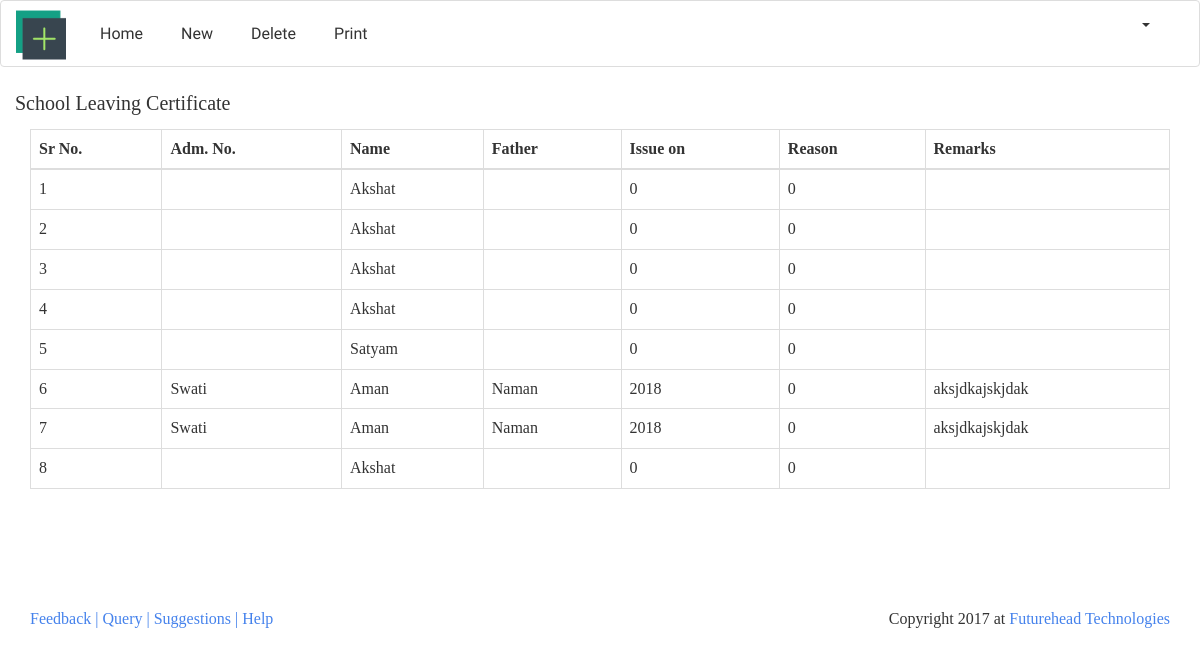
Page /index.php/certificates/dashboard on the committed database.
### tables this page shows
CREATE TABLE `student_leaving_certificate` (
  `slc_id` int(11) NOT NULL,
  `name` varchar(25) NOT NULL,
  `f_name` varchar(25) NOT NULL,
  `m_name` varchar(25) NOT NULL,
  `class` int(3) NOT NULL,
  `school_name` varchar(50) NOT NULL,
  `end_date` date NOT NULL,
  `start_date` date NOT NULL,
  `dob` date NOT NULL,
  `dob_words` text NOT NULL,
  `class_present` int(3) NOT NULL,
  `year` int(4) NOT NULL,
  `start_class` int(11) DEFAULT NULL,
  `caste_name` varchar(20) NOT NULL
);

### application/controllers/certificates.php (called while the page is built, shortened)
<?php
class Certificates extends MY_Controller
{
    public function dashboard()
    {
        $this->load->model('get_model','gm');
        $table = $this->gm->show_table('student_leaving_certificate');
        $this->load->view('private/certificates/school_leaving/slc_header', ['username' => $this->get_admin()]);
        $this->load->view('private/certificates/school_leaving/dashboard',['dash'=>$table]);
        $this->load->view('private/certificates/school_leaving/footer');
    }
}

### index.php (called while the page is built, shortened)
<?php
require_once BASEPATH.'core/CodeIgniter.php';

### application/models/get_model.php (called while the page is built, shortened)
<?php
class Get_model extends MY_Model
{
    public function show_table($table_name){
        $query = $this->db->get($table_name);
        $res = $query->result();
        return $res;
    }
}

### application/views/private/certificates/school_leaving/dashboard.php (the view, shortened to what this page needs)
<div class="container">
    <div class="row">
        <p class="" style="font-size: 20px;">School Leaving Certificate</p>
        <div class="col-lg-12">
            <table class="table table-hover table-bordered">
                <thead>
                <tr class="">
                    <th>Sr No.</th>
                    <th>Adm. No.</th>
                    <th>Name</th>
                    <th>Father</th>
                    <th>Issue on</th>
                    <th>Reason</th>
                    <th>Remarks</th>
                </tr>
                </thead>
                <tbody>
                <?php if (count($dash)): ?>
                    <?php foreach ($dash as $details): ?>
                        <tr class="">
                            <td><?php echo $details->slc_id?></td>
                            <td><?php echo $details->m_name ?></td>
                            <td><?php echo $details->name?></td>
                            <td><?php echo $details->f_name?></td>
                            <td><?php echo $details->year ?></td>
                            <td><?php echo $details->start_class ?></td>
                            <td><?php echo $details->dob_words ?></td>
                        </tr>
                    <?php endforeach; ?>
                <?php else: ?>
                    <tr>
                        <td>No Records Found</td>
                    </tr>
                <?php endif; ?>
                </tbody>
            </table>
        </div>
    </div>
</div>

### application/views/private/certificates/school_leaving/slc_header.php (shortened to what this page needs)
<html>
<head>
    <link href="<?= base_url() ?>public/assets/css/redable.css" rel="stylesheet"/>
    <link href="<?= base_url() ?>public/assets/css/font-awesome.min.css" rel="stylesheet">
    <link href='<?= base_url() ?>public/assets/css/google_fonts.css' rel='stylesheet' type='text/css'>
</head>
<body>
<nav class="navbar navbar-inverse">
    <div class="container-fluid">
        <div class="navbar-header">
            <a class="navbar-brand" href="<?= site_url('dashboard/') ?>"><img
                    src="<?= base_url() ?>public/assets/img/dash.png" style="margin-top: -4px;" height="50" width="50"></a>
        </div>
        <div class="collapse navbar-collapse" id="bs-example-navbar-collapse-1">
            <ul class="nav navbar-nav">
                <li><a href="<?= site_url('certificates'); ?>">Home</a></li>
                <li><a href="<?= site_url('certificates/slc_new'); ?>">New</a></li>
                <li><a href="<?= site_url('certificates/delete_sl'); ?>">Delete</a></li>
                <li><a href="<?= site_url('certificates/print_list'); ?>">Print</a></li>
            </ul>
            <ul class="nav navbar-nav navbar-right">
                <li class="dropdown">
                    <a href="#" class="dropdown-toggle" data-toggle="dropdown" role="button" aria-expanded="false">
                        <span class="caret"></span></a>
                </li>
            </ul>
        </div>
    </div>
</nav>

### application/views/private/certificates/school_leaving/footer.php (shortened to what this page needs)
<footer class="footer" style="margin-top: 97px;">
    <div class="container">
        <a href="<?= site_url('home/feedback')?>">Feedback |</a>
        <a href="<?= site_url('home/query')?>">Query | </a>
        <a href="<?= site_url('home/suggestions')?>">Suggestions |</a>
        <a href="<?= site_url('home/help')?>">Help </a>
        <p class="pull-right">Copyright 2017 at <a href="http://www.futureheadtech.com">Futurehead Technologies</a></p>
    </div>
</footer>
</body>
</html>

### rows in the picture
student_leaving_certificate: slc_id "1", name "Akshat", year "0", start_class "0"
student_leaving_certificate: slc_id "2", name "Akshat", year "0", start_class "0"
student_leaving_certificate: slc_id "3", name "Akshat", year "0", start_class "0"
student_leaving_certificate: slc_id "4", name "Akshat", year "0", start_class "0"
student_leaving_certificate: slc_id "5", name "Satyam", year "0", start_class "0"
student_leaving_certificate: slc_id "6", m_name "Swati", name "Aman", f_name "Naman", year "2018", start_class "0", dob_words "aksjdkajskjdak"
student_leaving_certificate: slc_id "7", m_name "Swati", name "Aman", f_name "Naman", year "2018", start_class "0", dob_words "aksjdkajskjdak"
student_leaving_certificate: slc_id "8", name "Akshat", year "0", start_class "0"
